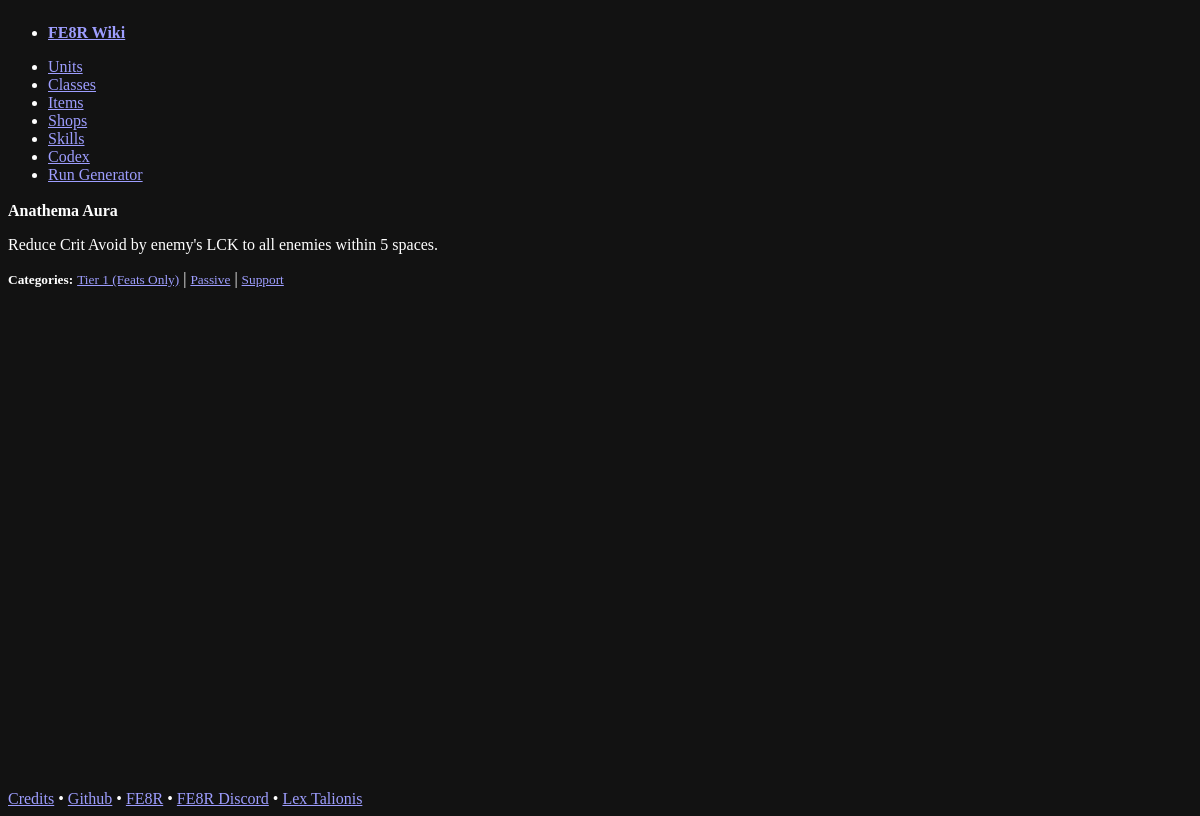
/skills/Anathema_Aura_T1, run on the app's committed database.
### app/models.py (models this page shows, shortened)
class Skill(db.Model):
    __tablename__ = "skills"
    nid: Mapped[str] = mapped_column(primary_key=True)
    name: Mapped[str]
    alt_name: Mapped[str]
    desc: Mapped[str]
    icon_class: Mapped[str]
    is_hidden: Mapped[bool]
    categories: Mapped[list["SkillCategory"]] = relationship(
        secondary=skill_category_assoc,
        back_populates="skills",
    )
    unit_associations: Mapped[list["UnitSkillAssociation"]] = relationship(
        back_populates="skill"
    )
    class_associations: Mapped[list["ClassSkillAssociation"]] = relationship(
        back_populates="skill"
    )

class SkillCategory(db.Model):
    __tablename__ = "skill_categories"
    nid: Mapped[str] = mapped_column(primary_key=True)
    name: Mapped[str]
    type: Mapped[str]
    order_key: Mapped[int]
    skills: Mapped[list["Skill"]] = relationship(
        secondary=skill_category_assoc,
        back_populates="categories",
    )

### app/blueprints/skills.py (the view)
@bp.route("/<string:fe_skill_nid>")
def get_fe_skill_sheet(fe_skill_nid="Frightening_Debuff") -> str:
    skill_data = db.get_or_404(Skill, fe_skill_nid)
    return render_template("skill_sheet.html.jinja2", skill_data=skill_data)

### app/templates/skill_sheet.html.jinja2 (shortened to what this page needs)
{% if not request.headers.hx_request %}
{% extends "layout.html.jinja2" %}
{% endif %}
{% block content %}
<article>
    <header>
        <strong>{{ skill_data.name }} <span class="{{ skill_data.icon_class }}"></span></strong>
    </header>
    <p>{{ skill_data.desc }}</p>
    {% if not request.headers.hx_request%}
    <footer>
        {% if skill_data.categories %}
        <strong><small>Categories:</small></strong>
        {% for skill_cat in skill_data.categories|sort(attribute='order_key')%}
        <a href="/skills?selectedCategory={{ skill_cat.nid }}"><small>{{ skill_cat.name }}</small></a>
        {% if not loop.last %}
        |
        {% else %}
        &nbsp;&nbsp;
        {% endif %}
        {% endfor %}
        {% endif %}
    </footer>
    {% endif %}
</article>
{% endblock content %}

### data on the page
Skill: name "Anathema Aura", desc "Reduce Crit Avoid by enemy's LCK to all enemies within 5 spaces."
SkillCategory: name "Tier 1 (Feats Only)"
SkillCategory: name "Passive"
SkillCategory: name "Support"
